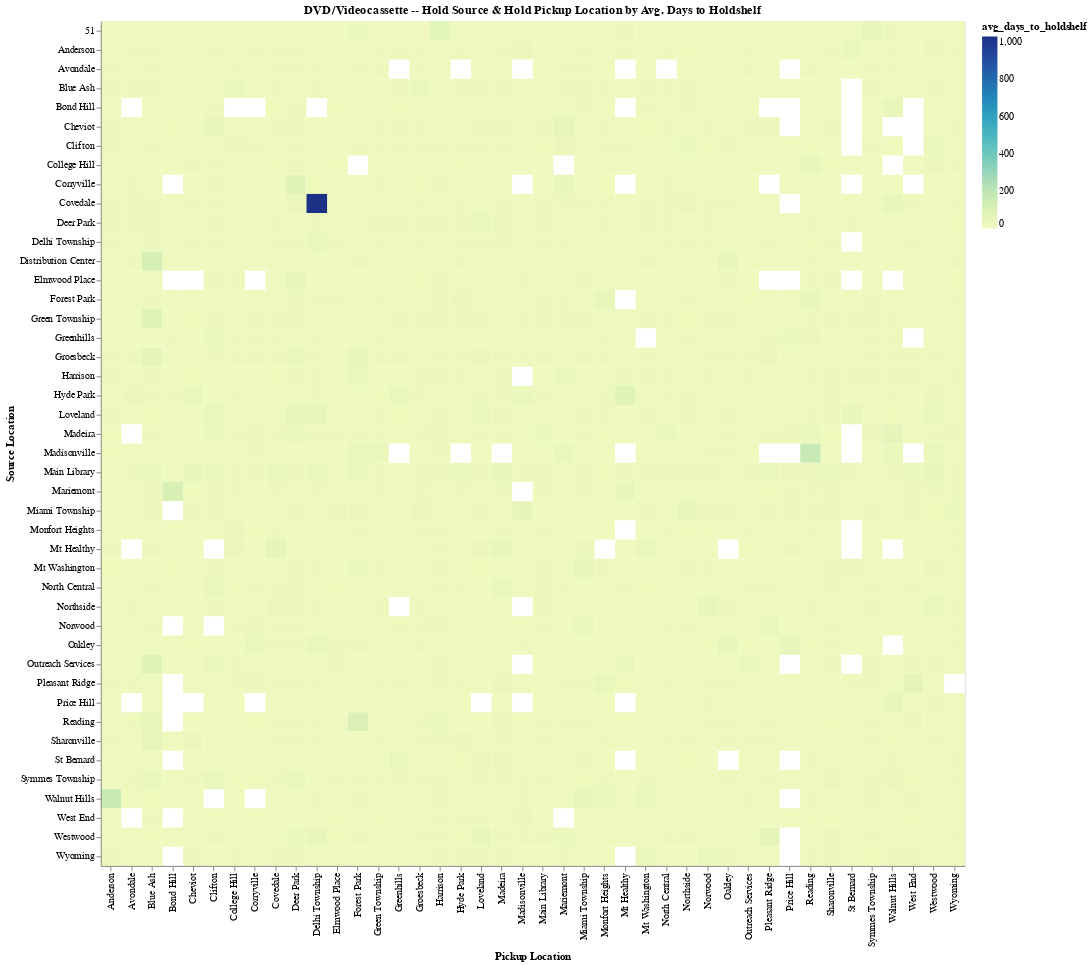

The notebook cell this image was saved under:
### Code cell
alt.Chart(df[df['item_format']==item_format]).mark_rect().encode(
    alt.X('pickup_location:O', title='Pickup Location'),
    alt.Y('source_location:O', title='Source Location'),
    alt.Color('avg_days_to_holdshelf:Q'),
    # alt.Size('count_distinct_patrons', scale=alt.Scale(range=[1, 1000])),
    tooltip=['source_location', 'pickup_location', 'avg_days_to_holdshelf', 'count_items', 'count_distinct_patrons']
).properties(
    title='{} -- Hold Source & Hold Pickup Location by Avg. Days to Holdshelf'.format(item_format),
    width=900
)

### Figure 1 — Vega-Lite specification as saved in the notebook (floating-point values rounded to 4 significant figures; data arrays with more than 128 entries replaced by an {"elided": "..."} marker saying what was removed)
{"config": {"view": {"continuousWidth": 400, "continuousHeight": 300}}, "data": {"name": "data-ce5b4b1c6b07081c584df3b7d47696a7"}, "mark": "rect", "encoding": {"color": {"type": "quantitative", "field": "avg_days_to_holdshelf"}, "tooltip": [{"type": "nominal", "field": "source_location"}, {"type": "nominal", "field": "pickup_location"}, {"type": "quantitative", "field": "avg_days_to_holdshelf"}, {"type": "quantitative", "field": "count_items"}, {"type": "quantitative", "field": "count_distinct_patrons"}], "x": {"type": "ordinal", "field": "pickup_location", "title": "Pickup Location"}, "y": {"type": "ordinal", "field": "source_location", "title": "Source Location"}}, "title": "DVD/Videocassette -- Hold Source & Hold Pickup Location by Avg. Days to Holdshelf", "width": 900, "$schema": "https://vega.github.io/schema/vega-lite/v4.8.1.json", "datasets": {"data-ce5b4b1c6b07081c584df3b7d47696a7": {"elided": "1766 records"}}}
